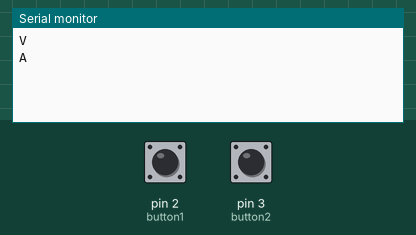
A sketch run on a simulated Arduino Uno, built with avr-gcc and run on an emulated ATmega328P. On the bench: the last lines printed to the serial monitor. The test bench sets the inputs (shaded band); at power-on: pin 2 (button1) HIGH, pin 3 (button2) HIGH.

Above: at 1.2 s.
1.3 s: pin 2 (button1) pulled LOW for 0.15 s
At 2.6 s:
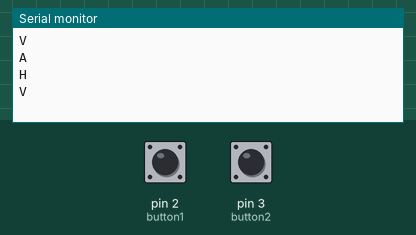
2.9 s: pin 3 (button2) pulled LOW for 0.15 s
At 3.06 s:
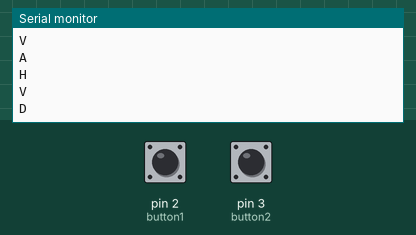

The sketch:

Env_logging.ino
```cpp
const int button1 = 2;
const int button2 = 3;
bool lastButton1State = LOW;
bool lastButton2State = LOW;

void setup() {
  pinMode(button1, INPUT_PULLUP);
  pinMode(button2, INPUT_PULLUP);
  Serial.begin(9600);
}

void loop() {
  bool current1 = digitalRead(button1);
  bool current2 = digitalRead(button2);

  if (current1 == LOW && lastButton1State == HIGH) {
    Serial.println("H");
    delay(200); // 디바운스
  }

  if (current1 == HIGH && lastButton1State == LOW) {
    Serial.println("V");
    delay(200); // 디바운스
  }

  if (current2 == LOW && lastButton2State == HIGH) {
    Serial.println("D");
    delay(200); // 디바운스
  }

  if (current2 == HIGH && lastButton2State == LOW) {
    Serial.println("A");
    delay(200); // 디바운스
  }

  lastButton1State = current1;
  lastButton2State = current2;
}
```

Measured:
- after the input at 1.3 s, the serial monitor: prints a new line at once (image 1)
- after the input at 2.9 s, the serial monitor: prints a new line at once (image 2)
